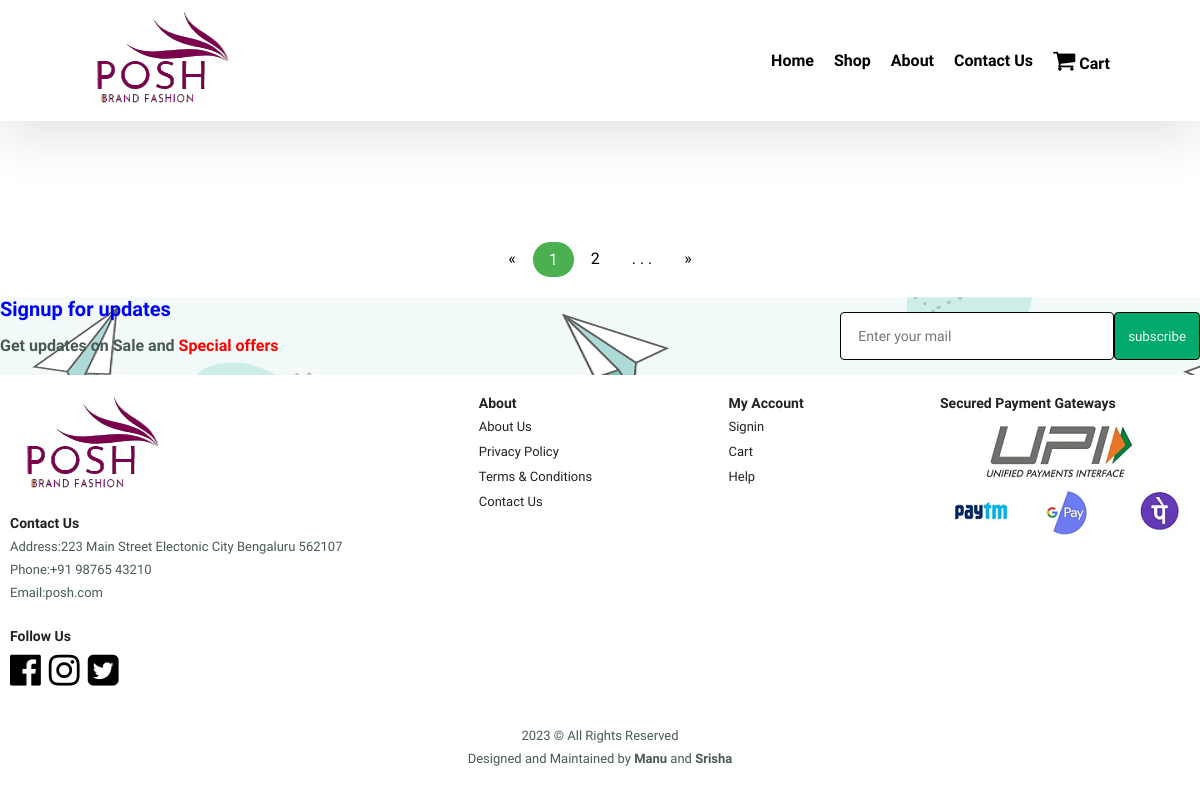
The app's page /men_app_1.php, older data.
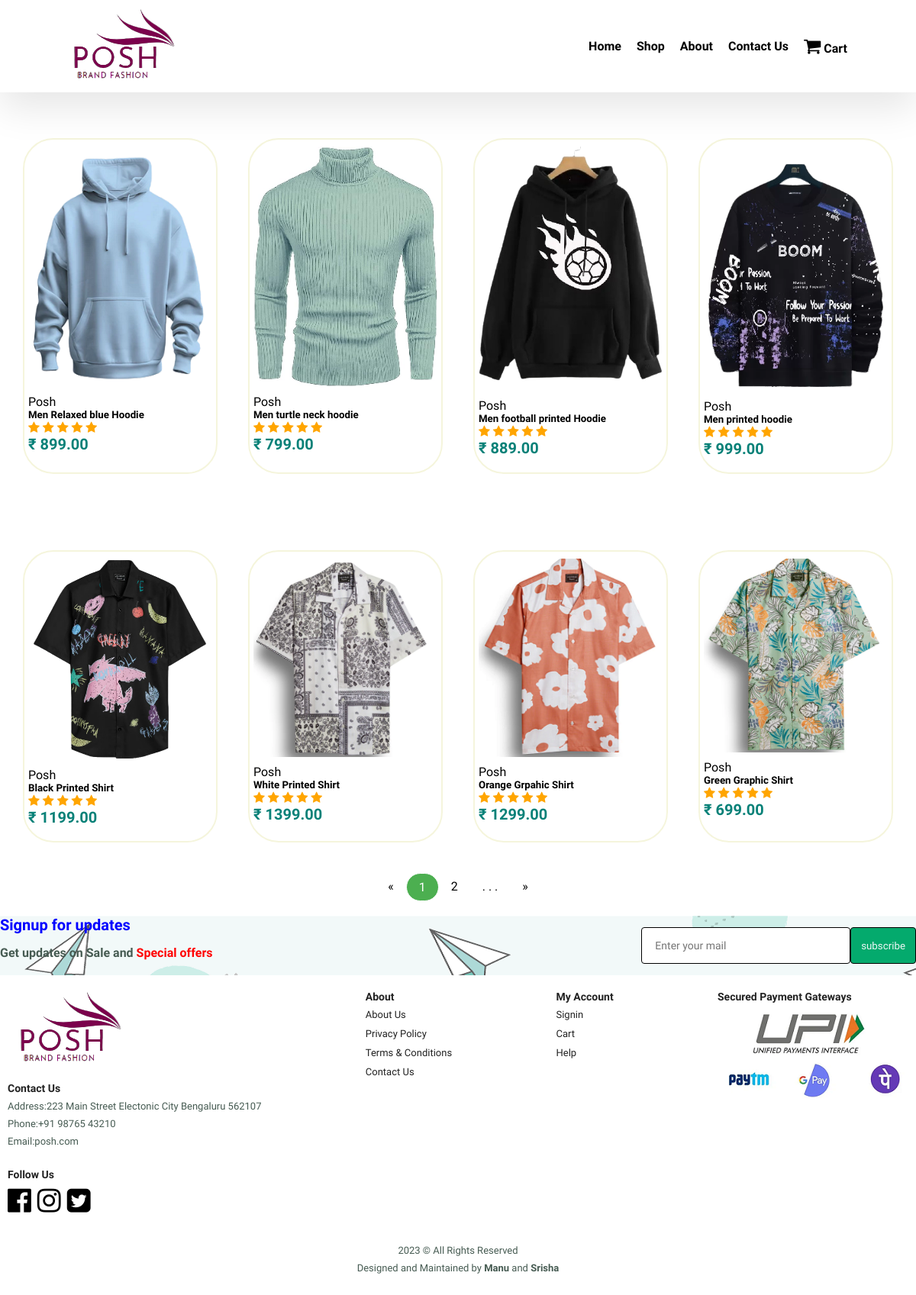
The same page, newer data.
### tables this page shows
CREATE TABLE `products` (
  `product_id` int(11) NOT NULL,
  `Gender` varchar(10) NOT NULL,
  `product_name` varchar(100) NOT NULL,
  `product_category` varchar(100) NOT NULL,
  `product_description` varchar(255) NOT NULL,
  `product_image` varchar(255) NOT NULL,
  `product_price` decimal(6,2) NOT NULL,
  `product_special offer` int(2) NOT NULL,
  `product_color` varchar(100) NOT NULL
);

### Includes/men_up.php (called while the page is built, shortened)
<?php
include('connection.php');
$stmt1 = $conn->prepare("SELECT * FROM products WHERE Gender='Men' AND product_category='Apperal/Hoodie' LIMIT 4");
$stmt1->execute();
$men_up = $stmt1->get_result();
$stmt2 = $conn->prepare("SELECT * FROM products WHERE Gender='Men' AND product_category='Apperal/shirt' LIMIT 4");
$stmt2->execute();
$men_up1 = $stmt2->get_result();
?>

### men_app_1.php (the view, shortened to what this page needs)
<html>
<head>
    <link rel="stylesheet" href="https://cdnjs.cloudflare.com/ajax/libs/font-awesome/4.7.0/css/font-awesome.min.css">
    <link rel="stylesheet" href="styles.css">
</head>
<body>
 <section id="top">
        <img src="Assets/logo.png">
    <div>
        <ul id="headings">
            <li><a href="index.php">Home</a></li>
            <li><a href="shop_1.php">Shop</a></li>
            <li><a href="about.php">About</a></li>
            <li><a href="contact.html">Contact Us</a></li>
            <li><a href="cart.php"><i style="font-size:24px" class="fa">&#xf07a;</i> Cart </a></li>
        </ul>
    </div>
     </section>
                <section id="topproduct" class="section-p1">
                <div class="Collection">
                    <?php include('Includes/men_up.php'); ?>
                    <?php while($row = $men_up->fetch_assoc()) { ?>
                        <div class="product">
                           <a href="<?php echo "single_product.php?product_id=".$row['product_id']; ?>"> <img src="Assets/<?php echo $row['product_image']; ?>"></a>
                            <div class="description">
                            <span>Posh</span>
                                <h5><?php echo $row['product_name']; ?></h5>
                                <div class="rating">
                                        <span class="fa fa-star checked"></span>
                                        <span class="fa fa-star checked"></span>
                                        <span class="fa fa-star checked"></span>
                                        <span class="fa fa-star checked"></span>
                                        <span class="fa fa-star checked"></span>
                                </div>
                            <h4>&#8377; <?php echo $row['product_price']; ?></h4>
                            </div>
                </div>
                <?php } ?>
                </section>
                <section id="topproduct" class="section-p1">
                  <div class="Collection">
                      <?php include('Includes/men_up.php'); ?>
                      <?php while($row = $men_up1->fetch_assoc()) { ?>
                          <div class="product">
                             <a href="<?php echo "single_product.php?product_id=".$row['product_id']; ?>"> <img src="Assets/<?php echo $row['product_image']; ?>"></a>
                              <div class="description">
                              <span>Posh</span>
                                  <h5><?php echo $row['product_name']; ?></h5>
                                  <div class="rating">
                                          <span class="fa fa-star checked"></span>
                                          <span class="fa fa-star checked"></span>
                                          <span class="fa fa-star checked"></span>
                                          <span class="fa fa-star checked"></span>
                                          <span class="fa fa-star checked"></span>
                                  </div>
                              <h4>&#8377; <?php echo $row['product_price']; ?></h4>
                              </div>
                  </div>
                  <?php } ?>
                  </section>
             <div class="pagination">
            <a href="men_app_1.php">&laquo;</a>
            <a class="active" href="men_app_1.php">1</a>
            <a class="" href="men_app_2.php">2</a>
            <a href="#"> . . .</a>
            <a href="men_app_2.php">&raquo;</a>
          </div>
          <br/>
</body>
</html>

Row changes from the older to the newer data that the page shows:
now on this page (row edited): products: product_image (picture), product_name "Men Relaxed blue Hoodie", product_price "899.00"
now on this page (row edited): products: shows a picture, product_name "Men turtle neck hoodie", product_price "799.00"
now on this page (row edited): products: product_image (picture), product_name "Men football printed Hoodie", product_price "889.00"
now on this page (row edited): products: product_image (picture), product_name "Men printed hoodie", product_price "999.00"
now on this page (row edited): products: product_image (picture), product_name "Black Printed Shirt", product_price "1199.00"
now on this page (row edited): products: product_image (picture), product_name "White Printed Shirt", product_price "1399.00"
now on this page (row edited): products: product_image (picture), product_name "Orange Grpahic Shirt", product_price "1299.00"
now on this page (row edited): products: product_image (picture), product_name "Green Graphic Shirt", product_price "699.00"
